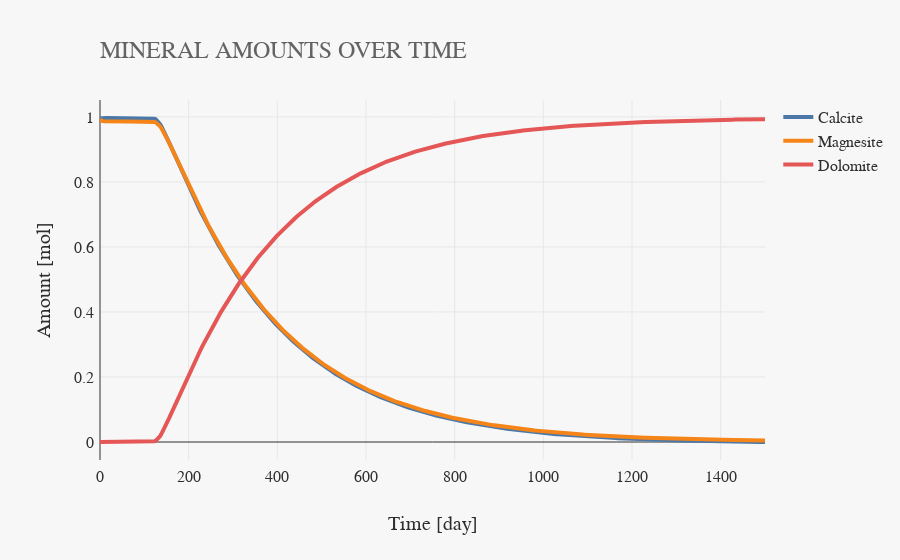

Here is the notebook cell this chart was saved with:
### Code cell
fig2 = Figure()
fig2.title("MINERAL AMOUNTS OVER TIME")
fig2.xaxisTitle("Time [day]")
fig2.yaxisTitle("Amount [mol]")
fig2.drawLine(table["Time"], table["Calcite"], "Calcite")
fig2.drawLine(table["Time"], table["Magnesite"], "Magnesite")
fig2.drawLine(table["Time"], table["Dolomite"], "Dolomite")
fig2.show()

### Figure 1 — Plotly figure (JSON) as saved in the notebook; plotly's stock layout.template omitted (floating-point values rounded to 4 significant figures; data arrays with more than 128 entries replaced by an {"elided": "..."} marker saying what was removed)
{"data": [{"mode": "lines", "name": "Calcite", "type": "scatter", "x": {"elided": "501 int values"}, "y": {"elided": "501 float values"}}, {"mode": "lines", "name": "Magnesite", "type": "scatter", "x": {"elided": "501 int values"}, "y": {"elided": "501 float values"}}, {"mode": "lines", "name": "Dolomite", "type": "scatter", "x": {"elided": "501 int values"}, "y": {"elided": "501 float values"}}], "layout": {"title": {"text": "MINERAL AMOUNTS OVER TIME"}, "xaxis": {"title": {"text": "Time [day]"}}, "yaxis": {"title": {"text": "Amount [mol]"}}}}
